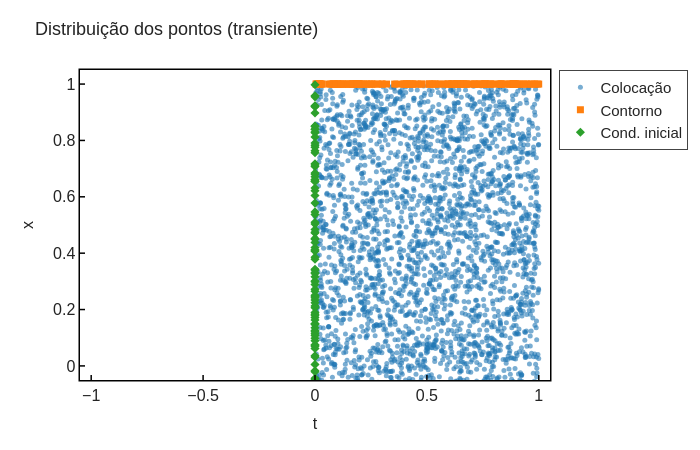

The cell this chart's notebook holds for it:
### Markdown cell above
### **Visualizando os resultados do treinamento**

### Code cell
plot_points_transient(X_COLLOC, X_BC, X_IC)

### Figure 1 — Plotly figure (JSON) as saved in the notebook; plotly's stock layout.template omitted (floating-point values rounded to 4 significant figures; data arrays with more than 128 entries replaced by an {"elided": "..."} marker saying what was removed)
{"data": [{"marker": {"opacity": 0.6, "size": 5}, "mode": "markers", "name": "Colocação", "type": "scatter", "x": {"elided": "5000 float values"}, "y": {"elided": "5000 float values"}}, {"marker": {"size": 7, "symbol": "square"}, "mode": "markers", "name": "Contorno", "type": "scatter", "x": {"elided": "300 float values"}, "y": {"elided": "300 float values"}}, {"marker": {"size": 7, "symbol": "diamond"}, "mode": "markers", "name": "Cond. inicial", "type": "scatter", "x": {"elided": "150 float values"}, "y": {"elided": "150 float values"}}], "layout": {"font": {"family": "Arial", "size": 16}, "height": 450, "legend": {"borderwidth": 1, "font": {"size": 15}, "x": 1.02, "xanchor": "left", "y": 1, "yanchor": "top"}, "margin": {"b": 70, "l": 80, "r": 60, "t": 70}, "title": {"font": {"size": 18}, "text": "Distribuição dos pontos (transiente)"}, "width": 700, "xaxis": {"linecolor": "black", "linewidth": 1.5, "mirror": true, "range": [-1.05, 1.05], "showline": true, "tickcolor": "black", "ticklen": 5, "ticks": "inside", "tickwidth": 1.5, "title": {"font": {"size": 16}, "text": "t"}}, "yaxis": {"linecolor": "black", "linewidth": 1.5, "mirror": true, "range": [-0.05, 1.05], "showline": true, "tickcolor": "black", "ticklen": 5, "ticks": "inside", "tickwidth": 1.5, "title": {"font": {"size": 16}, "text": "x"}}}}
